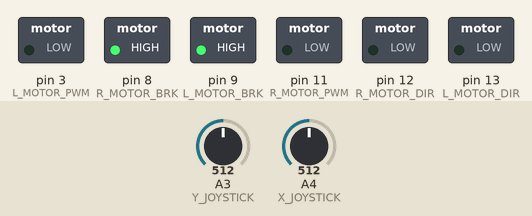
This sketch was run on a simulated Arduino Uno, built with avr-gcc and run on an emulated ATmega328P. On the bench: switched loads named in the sketch (green lamp = pin HIGH). The inputs (shaded band) are chosen by the test bench; at power-on: A3 (Y_JOYSTICK) = 512, A4 (X_JOYSTICK) = 512.

Above: at 0.1 s.
Timing chart, 0 to 1.6 s (numbered marks = the images above):
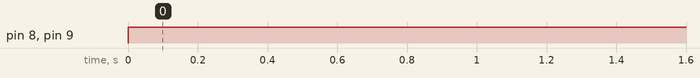

The sketch:

DriveCode.ino
```cpp
// (licence header left out)
// Constants
#define Y_JOYSTICK	3
#define X_JOYSTICK	4
#define L_MOTOR_PWM	3
#define R_MOTOR_PWM	11
#define L_MOTOR_DIR	13
#define R_MOTOR_DIR	12
#define L_MOTOR_BRK	9
#define R_MOTOR_BRK	8

// Joystick Characteristics
#define X_JOY_LOW	0
#define Y_JOY_LOW	0
#define X_JOY_MID	506
#define Y_JOY_MID	510
#define X_JOY_HI	1023
#define Y_JOY_HI	1023
#define X_JOY_DBND	15
#define Y_JOY_DBND	10

// Variable Declarations
// Joystick Values (used for calculation)
int yJoystick = 0;
int xJoystick = 0;

// Internal representation of motor setpoint
int lSpd = 0;
int rSpd = 0;

/**
 * Setup script.  This function configures the left and right motor control
 * pins and configures the Serial connection at a baud rate of 57600 baud at
 * 8N1.
 */
void setup(){
	pinMode(L_MOTOR_DIR, OUTPUT);
	pinMode(L_MOTOR_PWM, OUTPUT);
	pinMode(L_MOTOR_BRK, OUTPUT);

	pinMode(R_MOTOR_DIR, OUTPUT);
	pinMode(R_MOTOR_PWM, OUTPUT);
	pinMode(R_MOTOR_BRK, OUTPUT);

	Serial.begin(57600);
}

/**
 * Control loop function.  This function is called contiuously during the
 * execution of the program.  See Arduino documentation for more details.
 *
 * This function constantly polls the joystick for a new XY value.  Upon
 * receiving the new value, the function scales the falue to represent a
 * percentage of full deflection.  Initial motor setpoint is set to be equal to
 * the magnitude of deflection.  The left or right setpoints are them modified
 * to allow for the desired turn radius as defined by the user.
 *
 * See www.tinorobotics.org/main_wiki/index.php?title=Single-joystick_Drive_Code
 * for explanation of full algorithm.
 */
void loop(){
	// Get new joystick values
	yJoystick = analogRead(Y_JOYSTICK);
	xJoystick = analogRead(X_JOYSTICK);

	// Scale and flip joystick values to fit [-100, 100]
	// TODO: write a new algorithm to take the characteristics of the joystick
	//		 and use them properly to scale deflection.
	yJoystick -= Y_JOY_MID;
	yJoystick = yJoystick / (Y_JOY_HI - Y_JOY_LOW) * 200;
	xJoystick -= X_JOY_MID;
	xJoystick = xJoystick / (X_JOY_HI - X_JOY_LOW) * 200;

	// Begin mapping!
	lSpd = (yJoystick == 0 ? 1 : sign(yJoystick)) * mag(xJoystick, yJoystick);
	rSpd = (yJoystick == 0 ? 1 : sign(yJoystick)) * mag(xJoystick, yJoystick);

	// Pretrim
	if(abs(lSpd) >= 100){
		lSpd = 100 * sign(lSpd);
	}
	if(abs(rSpd) >= 100){
		rSpd = 100 * sign(rSpd);
	}


	if(abs(yJoystick) <= Y_JOY_DBND && abs(xJoystick) <= X_JOY_DBND){	// Set deadband
		lSpd = rSpd = 0;

	}else if(abs(yJoystick) >= abs(xJoystick)){	// if mostly forward
		if(xJoystick < 0){
			lSpd *= 1 + xJoystick / 100.0;
		}else{
			rSpd *= 1 - xJoystick / 100.0;
		}
		if(yJoystick < 0){	// fix reverse direction
			int temp = lSpd;
			lSpd = rSpd;
			rSpd = temp;
		}
	}else{	// if turning
		if(xJoystick < 0 && yJoystick < 0){
			rSpd *= (yJoystick + 100) / 100.0;
			lSpd *= -1;
		}else if(xJoystick < 0 && yJoystick >= 0){
			lSpd *= (yJoystick - 100) / 100.0;
			lSpd *= -1;
			rSpd *= -1;
		}else if(xJoystick > 0 && yJoystick < 0){
			rSpd *= (yJoystick + 100) / 100.0;
		}else if(xJoystick > 0 && yJoystick >= 0){
			lSpd *= (yJoystick - 100) / 100.0;
		}
	}

	// Trim speed
	if(abs(lSpd) >= 100){
		lSpd = 100 * sign(lSpd);
	}
	if(abs(rSpd) >= 100){
		rSpd = 100 * sign(rSpd);
	}

	// Add motor deadband
	if(abs(lSpd) <= 10){
		lSpd = 0;
	}
	if(abs(rSpd) <= 10){
		rSpd = 0;
	}

	// Set motor speeds
	// Left Motor
	if(lSpd < 0){
		digitalWrite(L_MOTOR_DIR, HIGH);
		digitalWrite(L_MOTOR_BRK, LOW);
		analogWrite(L_MOTOR_PWM, map(abs(lSpd), 0, 100, 0, 255));
	}else if(lSpd > 0){
		digitalWrite(L_MOTOR_DIR, LOW);
		digitalWrite(L_MOTOR_BRK, LOW);
		analogWrite(L_MOTOR_PWM, map(abs(lSpd), 0, 100, 0, 255));
	}else{
		digitalWrite(L_MOTOR_BRK, HIGH);
		analogWrite(L_MOTOR_PWM, 0);
	}

	// Right Motor
	if(rSpd < 0){
		digitalWrite(R_MOTOR_DIR, HIGH);
		digitalWrite(R_MOTOR_BRK, LOW);
		analogWrite(R_MOTOR_PWM, map(abs(rSpd), 0, 100, 0, 255));
	}else if(rSpd > 0){
		digitalWrite(R_MOTOR_DIR, LOW);
		digitalWrite(R_MOTOR_BRK, LOW);
		analogWrite(R_MOTOR_PWM, map(abs(rSpd), 0, 100, 0, 255));
	}else{
		digitalWrite(R_MOTOR_BRK, HIGH);
		analogWrite(R_MOTOR_PWM, 0);
	}

	delay(50);
	return;
}

// Convenience functions
/**
 * Returns the sign of val.  If val is positive, return 1, else return -1.
 */
int sign(int val){
	return abs(val) / val;
}

/**
 * Returns the magnitude of the 2D integer vector as an integer.  Uses the
 * Pythagorean theorem to calculate the magnitude.
 */
int mag(int xVal, int yVal){
	return sqrt(xVal * xVal + yVal * yVal);
}
```

Measured:
- by itself, pin 8 (R_MOTOR_BRK), pin 9 (L_MOTOR_BRK): LOW → HIGH at 0.00 s
